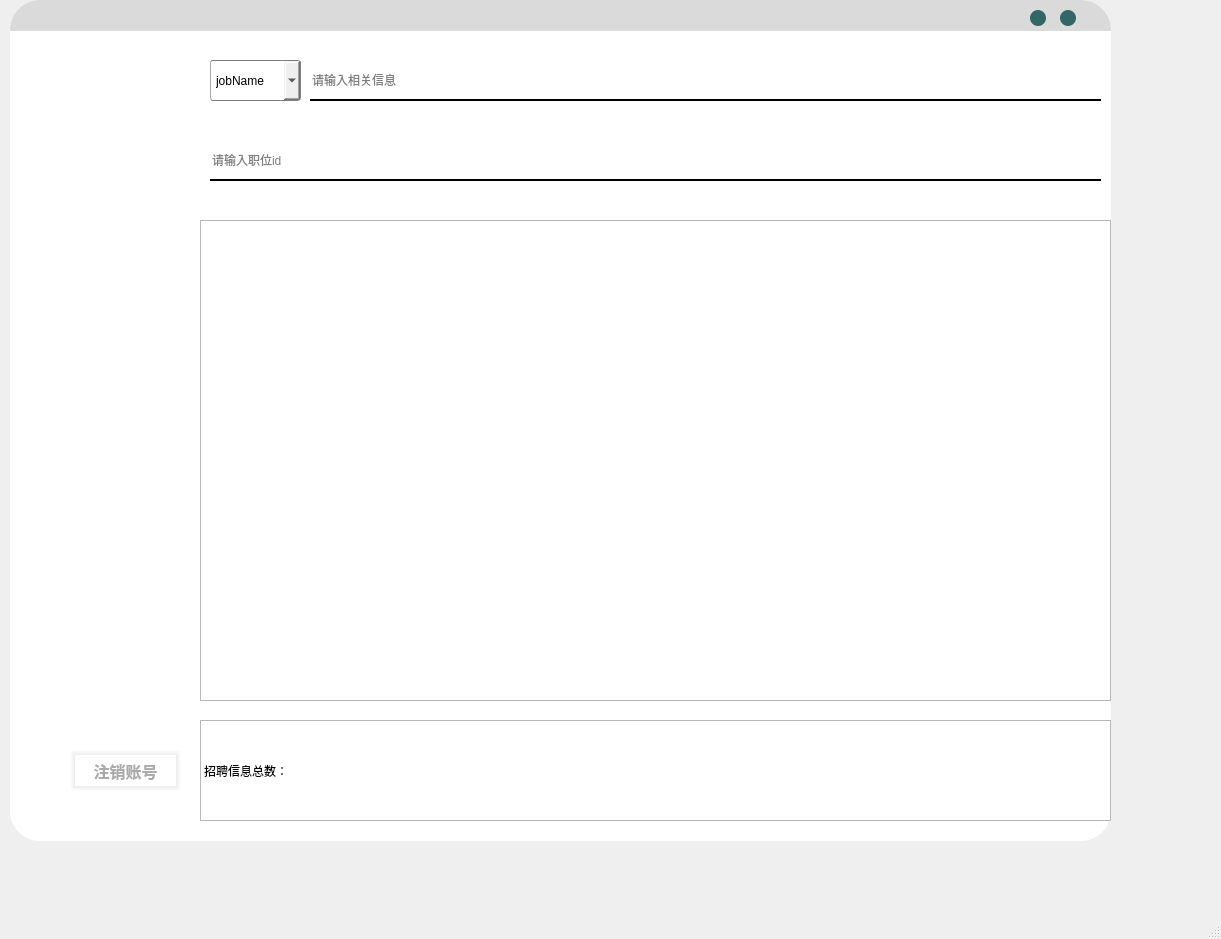
<?xml version="1.0" encoding="UTF-8"?>
<ui version="4.0">
 <class>MainWindow</class>
 <widget class="QMainWindow" name="MainWindow">
  <property name="geometry">
   <rect>
    <x>0</x>
    <y>0</y>
    <width>1221</width>
    <height>939</height>
   </rect>
  </property>
  <property name="windowTitle">
   <string>MainWindow</string>
  </property>
  <widget class="QWidget" name="centralwidget">
   <widget class="QLabel" name="label_8">
    <property name="geometry">
     <rect>
      <x>10</x>
      <y>0</y>
      <width>1101</width>
      <height>31</height>
     </rect>
    </property>
    <property name="styleSheet">
     <string notr="true">background:rgb(218,218,218);
border-top-left-radius:30px;
border-top-right-radius:30px;</string>
    </property>
    <property name="text">
     <string/>
    </property>
   </widget>
   <widget class="QPushButton" name="pushButton_6">
    <property name="geometry">
     <rect>
      <x>70</x>
      <y>60</y>
      <width>101</width>
      <height>41</height>
     </rect>
    </property>
    <property name="font">
     <font>
      <family>幼圆</family>
      <pointsize>12</pointsize>
     </font>
    </property>
    <property name="styleSheet">
     <string notr="true">QPushButton{
	background-color:qlineargradient(spread:pad, x1:0, y1:0, 		x2:1, y2:1, stop:0 #663300, stop:1 #333333);
	color:#fff;
	border-radius:5px;
	border:none;
}
QPushButton:pressed{
	padding-top:15px;
	padding-left:15px;
}

</string>
    </property>
    <property name="text">
     <string>查询</string>
    </property>
   </widget>
   <widget class="QLineEdit" name="lineEdit_4">
    <property name="geometry">
     <rect>
      <x>310</x>
      <y>60</y>
      <width>791</width>
      <height>41</height>
     </rect>
    </property>
    <property name="styleSheet">
     <string notr="true">border:none;
border-bottom:2px solid #000;
</string>
    </property>
    <property name="placeholderText">
     <string>请输入相关信息</string>
    </property>
   </widget>
   <widget class="QLabel" name="label">
    <property name="geometry">
     <rect>
      <x>200</x>
      <y>640</y>
      <width>911</width>
      <height>61</height>
     </rect>
    </property>
    <property name="styleSheet">
     <string notr="true">background-color:#FFFFCC;
border-top-right-radius:30px;
border-bottom-right-radius:30px;
border-top-left-radius:30px;
border-bottom-left-radius:30px;</string>
    </property>
    <property name="text">
     <string>TextLabel</string>
    </property>
   </widget>
   <widget class="QTableView" name="tableView">
    <property name="geometry">
     <rect>
      <x>200</x>
      <y>220</y>
      <width>911</width>
      <height>481</height>
     </rect>
    </property>
    <property name="styleSheet">
     <string notr="true"/>
    </property>
   </widget>
   <widget class="QPushButton" name="pushButton_4">
    <property name="geometry">
     <rect>
      <x>1030</x>
      <y>10</y>
      <width>16</width>
      <height>16</height>
     </rect>
    </property>
    <property name="styleSheet">
     <string notr="true">QPushButton{
	border-radius:8px;
	background-color: #336666;
}
QPushButton:hover{
	border-radius:8px;
	background-color: #CCCCCC;
}

</string>
    </property>
    <property name="text">
     <string/>
    </property>
   </widget>
   <widget class="QPushButton" name="pushButton_5">
    <property name="geometry">
     <rect>
      <x>1060</x>
      <y>10</y>
      <width>16</width>
      <height>16</height>
     </rect>
    </property>
    <property name="styleSheet">
     <string notr="true">QPushButton{
	border-radius:8px;
	background-color: #336666;
}
QPushButton:hover{
	border-radius:8px;
	background-color: #CCCCCC;
}

</string>
    </property>
    <property name="text">
     <string/>
    </property>
   </widget>
   <widget class="QLabel" name="label_2">
    <property name="geometry">
     <rect>
      <x>10</x>
      <y>0</y>
      <width>1101</width>
      <height>841</height>
     </rect>
    </property>
    <property name="styleSheet">
     <string notr="true">background:#FFF;
border-radius:30px;</string>
    </property>
    <property name="text">
     <string/>
    </property>
   </widget>
   <widget class="QLineEdit" name="lineEdit_5">
    <property name="geometry">
     <rect>
      <x>210</x>
      <y>140</y>
      <width>891</width>
      <height>41</height>
     </rect>
    </property>
    <property name="styleSheet">
     <string notr="true">border:none;
border-bottom:2px solid #000;
</string>
    </property>
    <property name="placeholderText">
     <string>请输入职位id</string>
    </property>
   </widget>
   <widget class="QPushButton" name="pushButton_7">
    <property name="geometry">
     <rect>
      <x>70</x>
      <y>140</y>
      <width>101</width>
      <height>41</height>
     </rect>
    </property>
    <property name="font">
     <font>
      <family>幼圆</family>
      <pointsize>12</pointsize>
     </font>
    </property>
    <property name="styleSheet">
     <string notr="true">QPushButton{
	background-color:qlineargradient(spread:pad, x1:0, y1:0, 		x2:1, y2:1, stop:0 #663300, stop:1 #333333);
	color:#fff;
	border-radius:5px;
	border:none;
}
QPushButton:pressed{
	padding-top:15px;
	padding-left:15px;
}

</string>
    </property>
    <property name="text">
     <string>删除</string>
    </property>
   </widget>
   <widget class="QLabel" name="label_3">
    <property name="geometry">
     <rect>
      <x>200</x>
      <y>720</y>
      <width>911</width>
      <height>101</height>
     </rect>
    </property>
    <property name="frameShape">
     <enum>QFrame::StyledPanel</enum>
    </property>
    <property name="frameShadow">
     <enum>QFrame::Sunken</enum>
    </property>
    <property name="text">
     <string>招聘信息总数：</string>
    </property>
   </widget>
   <widget class="QPushButton" name="pushButton_8">
    <property name="geometry">
     <rect>
      <x>70</x>
      <y>750</y>
      <width>111</width>
      <height>41</height>
     </rect>
    </property>
    <property name="font">
     <font>
      <family>幼圆</family>
      <pointsize>12</pointsize>
      <weight>75</weight>
      <bold>true</bold>
     </font>
    </property>
    <property name="styleSheet">
     <string notr="true">QPushButton{
	border-top: 5px solid qlineargradient(y0:0, y1:1,stop: 0 #ececef, stop: 1 white);
border-left: 5px solid qlineargradient(x0:0, x1:1,stop: 0 #ececef, stop: 1 white);
 border-bottom: 5px solid qlineargradient(y0:0, y1:1,stop: 0 white, stop: 1  #ececef);
border-right: 5px solid qlineargradient(x0:0, x1:1,stop:  0 white, stop: 1 #ececef);
background-color: rgb(255,255,255);
	color:#aaa
}
QPushButton:pressed{
	padding-top:15px;
	padding-left:15px;
}</string>
    </property>
    <property name="text">
     <string>注销账号</string>
    </property>
   </widget>
   <widget class="QComboBox" name="comboBox">
    <property name="geometry">
     <rect>
      <x>210</x>
      <y>60</y>
      <width>91</width>
      <height>41</height>
     </rect>
    </property>
    <property name="styleSheet">
     <string notr="true">border:1px solid gray;  border-radius:3px;  padding: 5px; min-width:4em;subcontrol-origin:padding; subcontrol-position:top right; width:20px; border-left-width:1px;border-left-color:darkgray; border-left-style:solid; border-top-right-radius:3px; border-bottom-right-radius:3px;</string>
    </property>
    <item>
     <property name="text">
      <string>jobName</string>
     </property>
    </item>
    <item>
     <property name="text">
      <string>jobCompany</string>
     </property>
    </item>
    <item>
     <property name="text">
      <string>jobSalary</string>
     </property>
    </item>
    <item>
     <property name="text">
      <string>jobPlace</string>
     </property>
    </item>
    <item>
     <property name="text">
      <string>jobOfferid</string>
     </property>
    </item>
   </widget>
   <zorder>label_2</zorder>
   <zorder>label_8</zorder>
   <zorder>pushButton_6</zorder>
   <zorder>lineEdit_4</zorder>
   <zorder>label</zorder>
   <zorder>tableView</zorder>
   <zorder>pushButton_4</zorder>
   <zorder>pushButton_5</zorder>
   <zorder>lineEdit_5</zorder>
   <zorder>pushButton_7</zorder>
   <zorder>label_3</zorder>
   <zorder>pushButton_8</zorder>
   <zorder>comboBox</zorder>
  </widget>
  <widget class="QMenuBar" name="menubar">
   <property name="geometry">
    <rect>
     <x>0</x>
     <y>0</y>
     <width>1221</width>
     <height>22</height>
    </rect>
   </property>
  </widget>
  <widget class="QStatusBar" name="statusbar"/>
 </widget>
 <resources/>
 <connections/>
</ui>
